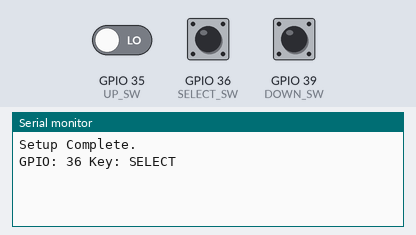
Bench run of a program on a simulated ESP32. Parts: the last lines printed to the serial monitor. The test bench sets the inputs (shaded band); at power-on: GPIO 36 (SELECT_SW) LOW, GPIO 35 (UP_SW) LOW, GPIO 39 (DOWN_SW) LOW.

Above: at 1.2 s.
1.3 s: GPIO 36 (SELECT_SW) pulled HIGH for 0.15 s
At 2.0 s:
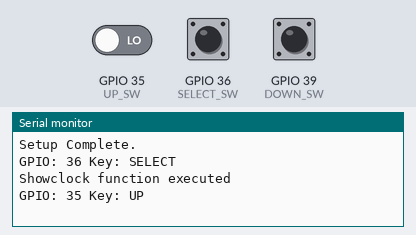
2.9 s: GPIO 35 (UP_SW) driven HIGH and GPIO 36 (SELECT_SW) driven HIGH
At 4.1 s:
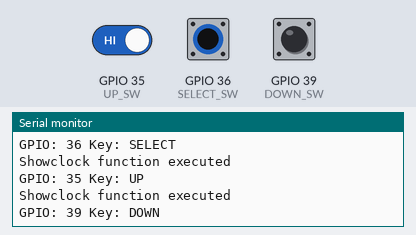

The program:

main.cpp
```cpp
#include <Arduino.h>
#include "setgpio.h"
#include "main.h"
#include "external_variables.h"

void setup() {

    pinMode(DOWN_SW, INPUT);
    pinMode(SELECT_SW, INPUT);
    pinMode(UP_SW, INPUT);
    pinMode(EDIT_SW, INPUT);

    Serial.begin(115200);
    while (!Serial) { delay(50); }
    Serial.println("Setup Complete.");
    Serial.println();
}

void loop() {

ButtonPress();

}
```

clock_constants.h
```cpp
#ifndef clock_constants_h
#define clock_constants_h
#include <Arduino.h>

const byte SnoozePeriod = 5;            // Snooze value, in minutes
//Alarm types:
const byte Daily   = 0;
const byte Weekday = 1;
const byte Weekend = 2;
const byte Once    = 3;
//Clock Modes:
const byte M24hr   = 2;
//Clocks
const byte clock0  = 0;
const byte alarm1  = 1;
const byte alarm2  = 2;

#endif
```

external_variables.h
```cpp
// extern int       nx;
// extern int       melody_index;
// extern int       loop_counter;

#ifndef external_variables_h
#define external_variables_h

enum States {
    PowerLoss,
    ShowClock,
    Alarm,
    EditClock,
    EditAlarm1,
    EditAlarm2
  };

  #endif

extern States ClockState;
extern States PrevState;
```

main.h
```cpp
#ifndef main_h
#define main_h
#include "clock_constants.h"
#include "external_variables.h"
#include "keypad.h"
#include "setgpio.h"
#include "domenu.h"
#include "GenUtils.h"

const int flashInterval = 500;         // Alarm flashing interval

char *mode_str[] = {"Daily", "Weekday", "Weekend", "Once"};
char *dow_str[] = {"--", "Sun", "Mon", "Tue", "Wed", "Thu", "Fri", "Sat"};

States ClockState = ShowClock;
States PrevState = PowerLoss;

#endif
```

setgpio.h
```cpp
#ifndef setgpio_h
#define setgpio_h

// Set up the ESP32 digital GP i/o pins
#define ONBOARD_LED      2
#define BLUE_LED         2
#define GREEN_LED_RIGHT 16
#define GREEN_LED_LEFT   4
#define DOWN_SW         39
#define SELECT_SW       36
#define UP_SW           35
#define EDIT_SW         34
#define BUZZER_PIN      13
#define SQW_PIN         32

#endif
```

keypad.h
```cpp
#ifndef keypad_h
#define keypad_h

#include <Arduino.h>

const int DebouceTime   = 30;           // button debouce time in ms - not used yet

const byte SELECT     = 4;
const byte EDIT       = 3;
const byte UP         = 2;
const byte DOWN       = 1;
const byte NOTPRESSED = 0;

#endif
```

Measured:
- after the input at 1.3 s, the serial monitor: prints a new line at once (image 1)
- after the input at 2.9 s, the serial monitor: prints a new line at once (image 2)
